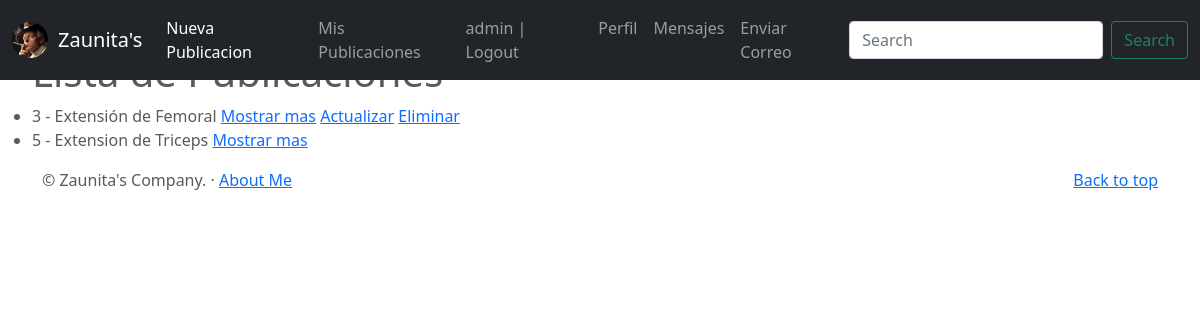
The app's page /publicacion/list (signed in) with its own data.
### Zaunita/models.py (models this page shows)
class Perfil(models.Model):
    user = models.OneToOneField(to=User, on_delete=models.CASCADE, related_name="perfil")
    redes_sociales = models.CharField(max_length=30)
    correo_electronico = models.EmailField()
    imagen = models.ImageField(upload_to="perfil", null=True, blank=True)

class Publicacion(models.Model):
    ejercicio = models.CharField(max_length=30)
    descripcion = models.CharField(max_length=240)
    gymrat = models.ForeignKey(to=User, on_delete=models.CASCADE, related_name="gymrat")
    imagen = models.ImageField(upload_to="publicacion", null=True, blank=True)
    creado = models.DateTimeField(auto_now_add=True)
    def __str__(self):
        return f"{self.id} - {self.ejercicio}"

### Zaunita/views.py (the view)
# urls.py: path('publicacion/list', PublicacionList.as_view(), name="publicacion-list"),
class PublicacionList(ListView):
    model = Publicacion
    context_object_name = "publicaciones"

### Zaunita/templates/Zaunita/publicacion_list.html (shortened to what this page needs)
{% extends 'Zaunita/base.html' %}
{% block main %}
<ul>
    <h1> Lista de Publicaciones </h1>
    {% for publication in publicaciones %}
<li>
    {{publication}}
    <a href="{% url 'publicacion-detail' publication.id %}"> Mostrar mas</a>
    {% if user.is_authenticated and publication.gymrat == user%}
        <a href="{% url 'publicacion-update' publication.id  %}"> Actualizar</a>
        <a href="{% url 'publicacion-delete' publication.id  %}"> Eliminar</a>
    {% endif %}
</li>
{% endfor %}
</ul>
{% endblock %}

### Zaunita/templates/Zaunita/base.html (shortened to what this page needs)
<!DOCTYPE html>
<html lang="en">
<head>
  {% load static %}
<link href="{% static 'Zaunita/css/bootstrap.min.css' %}" rel="stylesheet">
    <link href="{% static 'Zaunita/css/carousel.css' %}" rel="stylesheet">
  </head>
  <body>
<header>
  <nav class="navbar navbar-expand-md navbar-dark fixed-top bg-dark">
    <div class="container-fluid">
        {% if user.perfil.imagen %}
          <a href="{% url 'perfil-update' user.perfil.id %}">
          <img src="{{user.perfil.imagen.url}}" height="100%" width="36px" style="border-radius: 50%; margin-right: 10px">
          </a>
        {% endif %}
      <a class="navbar-brand" href="{% url 'index' %}"> Zaunita's </a>
      <div class="collapse navbar-collapse" id="navbarCollapse">
        <ul class="navbar-nav me-auto mb-2 mb-md-0">
          <li class="nav-item">
            <a class="nav-link active" aria-current="page" href="{% url 'publicacion-create' %}"> Nueva Publicacion </a>
          </li>
          <li class="nav-item">
            <a class="nav-link" href="{% url 'publicacion-list' %}">Mis Publicaciones</a>
          </li>
          {% if user.is_authenticated %}
            <li class="nav-item">
              <a class="nav-link" href="{% url 'logout' %}">{{user.username}} | Logout</a>
            </li>
            <li class="nav-item">
              <a class="nav-link" href="{% url 'perfil-create' user.id %}"> Perfil </a>
            </li>
            <li class="nav-item">
              <a class="nav-link" href="{% url 'correo-list' %}">Mensajes</a>
            </li>
          {% endif %}
          <li class="nav-item">
            <a class="nav-link" href="{% url 'correo-create' %}">Enviar Correo</a>
          </li>
        </ul>
        <form class="d-flex">
          <input class="form-control me-2" type="search" placeholder="Search" aria-label="Search">
          <button class="btn btn-outline-success" type="submit">Search</button>
        </form>
      </div>
    </div>
  </nav>
</header>
{% block main %}
{% endblock %}
  <footer class="container">
    <p class="float-end"><a href="https://getbootstrap.com/docs/5.0/examples/carousel/#">Back to top</a></p>
    <p>© Zaunita's Company. · <a href="{% url 'about'%}">About Me</a></p>
  </footer>
</body></html>

### Zaunita/static/Zaunita/css/carousel.css (style rules this page uses)
body { padding-top: 3rem; padding-bottom: 3rem; color: #5a5a5a; }

### records on screen
Publicacion: id+ejercicio "3 - Extensión de Femoral", shows "Actualizar"
Publicacion: id+ejercicio "5 - Extension de Triceps"

### other values on screen
{{ user.username }} "admin"
